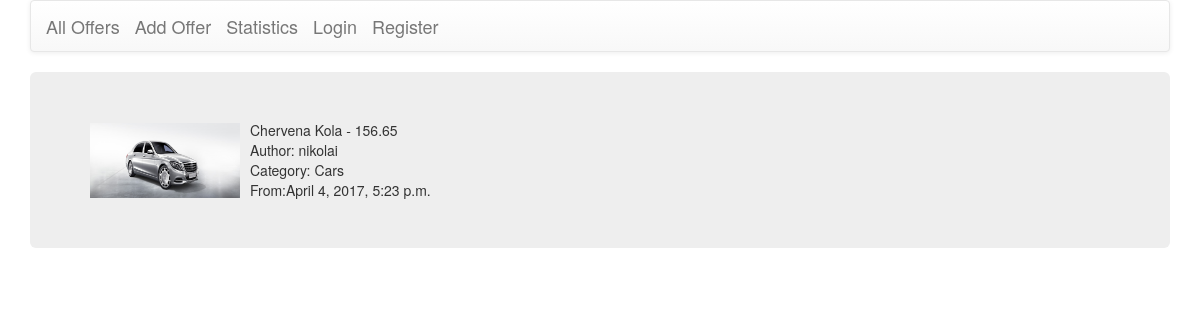
The page /offer/detail/1 on the database as committed earlier.
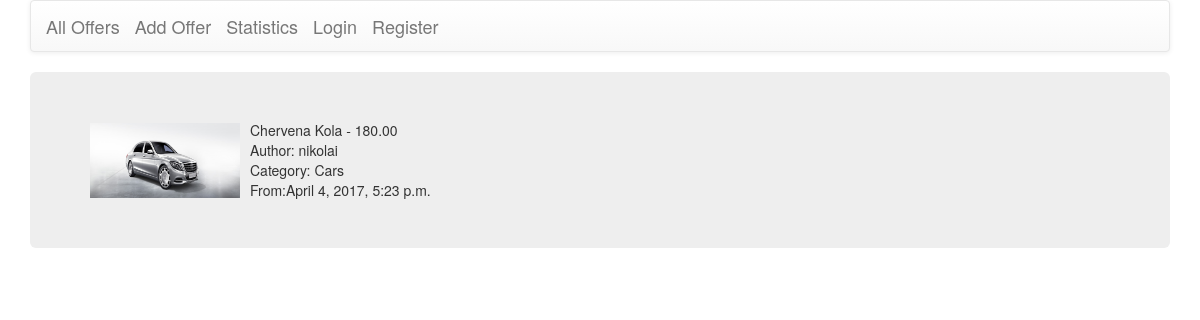
The same page on the database as committed later.
### simpleofferts/models.py (models this page shows, shortened)
class SimpleOfert(models.Model):
    title = models.CharField(max_length=255, unique=True)
    content = models.TextField()
    price = models.DecimalField(max_digits=15, decimal_places=2)
    image_field = models.ImageField()
    author = models.ForeignKey(User, related_name='authors')
    created_at = models.DateTimeField(default=timezone.now)
    category = models.ForeignKey(Categories, related_name='categorys')
    zero = '0'
    one = '1'
    two = '2'
    status_choices = (
        (zero, 'pending'),
        (one, 'approved'),
        (two, 'rejected'),
    )
    status = models.CharField(
        max_length=1,
        choices=status_choices,
        default=zero,
    )

class Categories(models.Model):
    title = models.CharField(max_length=50, unique=True)
    def __str__(self):
        return self.title

### simpleofferts/views.py (the view)
# urls.py: url(r'^offer/detail/(?P<offer>[0-9]+)', DetailOfferView.as_view(), name='detail-offer'),
class DetailOfferView(DetailView):
    pk_url_kwarg = 'offer'
    template_name = 'simpleofferts/detail_form.html'
    queryset = SimpleOfert.objects.all()

### templates/simpleofferts/detail_form.html
{% extends "simpleofferts/base.html" %}
{% block content %}
    <div class="jumbotron">
		<div class="media">
			<div class="media-left media-middle">
				<img src="/media/{{ object.image_field }}" width="150" height="75"></img>
			</div>
			<div class="media-body">
				{{ object.title }} - {{ object.price }} <br>
				Author: {{ object.author }} <br>
				Category: {{ object.category }} <br>
				From:{{ object.created_at }}
			</div>
        </div>
    </div>
{% endblock content %}

### templates/simpleofferts/base.html (shortened to what this page needs)
<!DOCTYPE html>
<html lang="en">
<head>
    <link rel="stylesheet" href="https://maxcdn.bootstrapcdn.com/bootstrap/3.3.7/css/bootstrap.min.css">
<link rel="stylesheet" href="https://maxcdn.bootstrapcdn.com/bootstrap/3.3.7/css/bootstrap-theme.min.css">
</head>
<body>
<div class="container">
    <nav class="navbar navbar-default">
        <div class="container-fluid">
            <div class="navbar-header">
                <a class="navbar-brand" href="{% url 'simpleofferts:index' %}">All Offers</a>
                <a class="navbar-brand" href="{% url 'simpleofferts:create-offert' %}">Add Offer</a>
                <a class="navbar-brand" href="{% url 'simpleofferts:stats' %}">Statistics</a>
                {% if request.user.is_authenticated %}
                    {% if request.user.is_superuser %}
                         <a class="navbar-brand" href="{% url 'simpleofferts:pending' %}">Pending Offerts</a>
                    {% endif %}
                    <a class="navbar-brand" href="{% url 'users:logout' %}">Logout</a>
                {% else %}
                    <a class="navbar-brand" href="{% url 'users:login' %}">Login</a>
                    <a class="navbar-brand" href="{% url 'users:register' %}">Register</a>
                {% endif %}
            </div>
        </div>
    </nav>
    {% block content %}
    {% endblock content %}
</div>
</body>
</html>

Rows that differ between the two databases and show on the page:
changed SimpleOfert "Chervena Kola": price "156.65" → "180.00"
